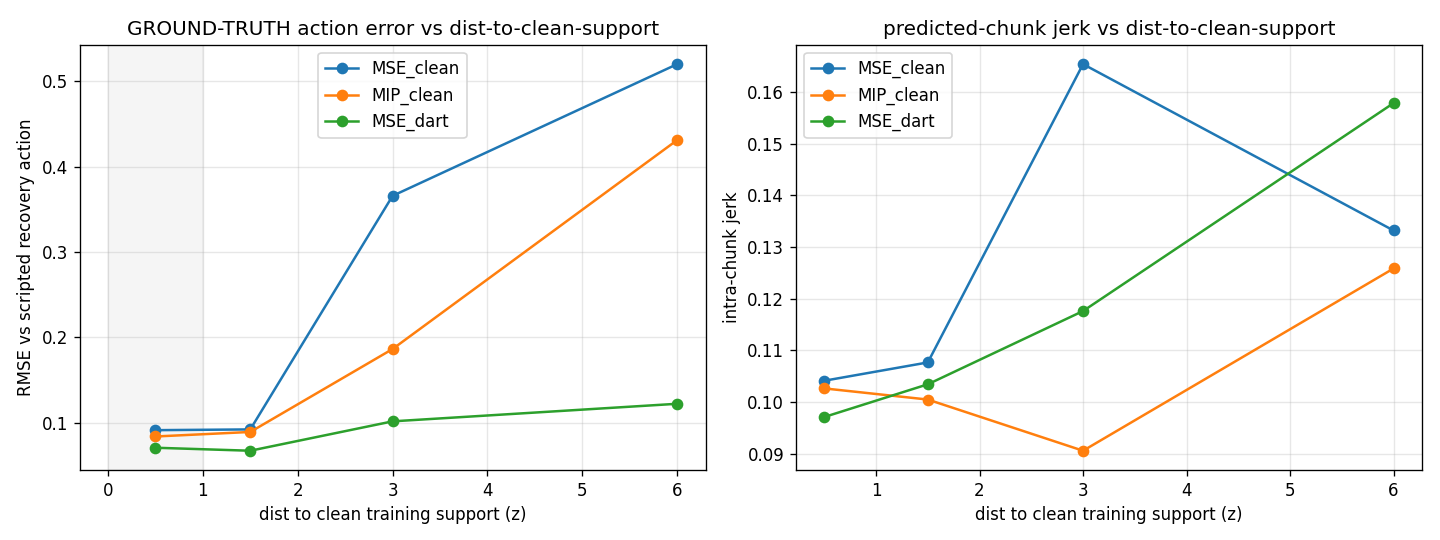
#> input picture analysis/recovery/support_error.png, 1440 x 540 px, found by its file name
$ python build_report.py
#> lines starting #> are read from the running program, lines starting #| are printed output that depends on the picture
"""Build a self-contained PDF report (matplotlib PdfPages) of the MIP-vs-MSE
extrapolation investigation. No latex/pandoc needed."""
import os
import numpy as np
import matplotlib
matplotlib.use("Agg")
import matplotlib.pyplot as plt
from matplotlib.backends.backend_pdf import PdfPages
from matplotlib import image as mpimg

OUT = "analysis/MIP_vs_MSE_report.pdf"
MONO = {"family": "monospace", "fontsize": 8.2}
H1 = {"fontsize": 15, "fontweight": "bold"}
H2 = {"fontsize": 11.5, "fontweight": "bold"}
BODY = {"fontsize": 9.3}


def textpage(pdf, blocks):
    """blocks: list of (style_dict, text, y) with y in [0,1] top-down; we place via fig coords."""
    fig = plt.figure(figsize=(8.5, 11)); fig.subplots_adjust(left=0.07, right=0.95, top=0.95, bottom=0.05)
    ax = fig.add_axes([0, 0, 1, 1]); ax.axis("off")
    y = 0.96
    for style, text, dy in blocks:
        ax.text(0.07, y, text, va="top", ha="left", transform=ax.transAxes, **style)
        y -= dy
    pdf.savefig(fig); plt.close(fig)


def imgpage(pdf, title, img_path, caption_lines):
#> called with img_path = 'analysis/recovery/support_error.png'
    fig = plt.figure(figsize=(8.5, 11))
    ax = fig.add_axes([0, 0, 1, 1]); ax.axis("off")
    ax.text(0.07, 0.96, title, va="top", **H2, transform=ax.transAxes)
    if os.path.exists(img_path):
        im = mpimg.imread(img_path)
#> im is the input picture: shape (540, 1440, 4) float32; mean R, G, B, A 0.964, 0.966, 0.963, 1
        h, w = im.shape[:2]; aspect = h / w
#> after `h, w = im.shape[:2]`: h = 540; w = 1440
#> after `aspect = h / w`: aspect = 0.375
        iw = 0.86; ih = iw * aspect * (8.5 / 11)
#> after `ih = iw * aspect * (8.5 / 11)`: ih = 0.249
        iax = fig.add_axes([0.07, 0.92 - ih, iw, ih]); iax.axis("off"); iax.imshow(im)
        cy = 0.90 - ih
#> cy = 0.651
    else:
        cy = 0.90
    ax.text(0.07, cy, "\n".join(caption_lines), va="top", **BODY, transform=ax.transAxes)
    pdf.savefig(fig); plt.close(fig)


pdf = PdfPages(OUT)

# ---------- Page 1: title + abstract ----------
textpage(pdf, [
    (H1, "Why does a flow-map policy (MIP) beat MSE regression on", 0.045),
    (H1, "clean ToolHang data — and is it an extrapolation problem?", 0.06),
    ({"fontsize": 9, "style": "italic"}, "Empirical evidence chain.  Task: ToolHang init->insertion (Robomimic/Robosuite).", 0.03),
    ({"fontsize": 9, "style": "italic"}, "Scope: single architecture (ChiUNet ~20M), single training seed per condition.", 0.05),
    (H2, "Abstract", 0.03),
    (BODY, (
        "On clean (zero-noise) scripted demonstrations, a 2-step flow-map policy (MIP) reaches ~95%\n"
        "success while an identical-network MSE regression policy reaches only ~70% at 2000 demos.\n"
        "We show this gap is an EXTRAPOLATION (out-of-training-support) phenomenon, not an open-loop\n"
        "accuracy, task-difficulty, or data-amount effect:\n\n"
        "  (L1) With ground-truth actions on held-out VALID recovery states, MSE's per-step error is\n"
        "       flat inside the clean training support and jumps 4x once the state leaves it; a recovery-\n"
        "       trained MSE has low error at the SAME states (controls difficulty).\n"
        "  (L3) Trained on the SAME clean data, MIP's off-support error is ~half of MSE's -> MIP\n"
        "       extrapolates better, which is the mechanism behind its win on small/clean data.\n"
        "  (L2) Off support, MSE emits large, high-jerk actions; closed-loop these compound into runaway\n"
        "       divergence. Jerk is a downstream SYMPTOM; the root variable is off-support-ness.\n"
        "  (L4) Across 7 models, success rate is a single function of the off-support 'escape rate'\n"
        "       (R^2=0.97); MIP lies on the same curve as the MSE family -> the method difference is\n"
        "       fully MEDIATED by how often the policy leaves training support.\n"
        "  (L5) Causally, adding coverage of the drift states (DART perturb-and-recover data) drives\n"
        "       escape down and SR up (88->97->98 with data scale); 10x more CLEAN data does not\n"
        "       (caps ~85) -> it is support/coverage, not data amount or difficulty.\n\n"
        "Conclusion: MSE<MIP on small/clean data is caused by extrapolation. MIP avoids it by\n"
        "projecting outputs onto the expert action distribution (its denoising step); recovery data\n"
        "avoids it by making the drift states in-distribution. Two routes, same mediating variable."
    ), 0.4),
    ({"fontsize": 8, "style": "italic", "color": "#555"},
     "All numbers below are from this codebase; figures/data under analysis/recovery/. n=100 held-out\n"
     "eval seeds unless noted. Single training seed per condition (see Caveats).", 0.05),
])

# ---------- Page 2: setup + methodology ----------
textpage(pdf, [
    (H2, "1.  Setup", 0.035),
    (BODY, (
        "Task        ToolHang, segment init -> insertion. Success = frame_assembled (geometric).\n"
        "Controller  OSC_POSE delta (kp=150), 7-dim action [3 pos delta, 3 rot, 1 gripper].\n"
        "Network     ChiUNet (~20M), obs_steps=2, act_steps=8, horizon=16, 300k steps, batch 1024.\n"
        "MSE         loss=regression: predict action from a zero seed, single forward (cond. mean).\n"
        "MIP         loss=mip: 2-step flow map (predict-from-zeros, then a learned DENOISER step).\n"
        "            Same network, same data, same training budget. Only the objective/sampler differ.\n"
        "Data        Clean scripted demos. Variants add recovery coverage (DART / DAgger-handoff)."
    ), 0.17),
    (H2, "2.  Eval methodology (and a calibration correction)", 0.035),
    (BODY, (
        "Eval reproduces the scripted demos' leading 10-step settle (env.reset + 10 zero actions),\n"
        "then runs the policy <=700 steps; success if frame ever assembles. Tool: scripts/eval_seedset.py.\n\n"
        "Calibration: an earlier 'MSE-2k = 80%' was a LUCKY SEED. Running the official training-harness\n"
        "eval (mode=eval) on the same checkpoint across 3 seeds gave 80 / 68 / 64% (n=50); the standalone\n"
        "eval at n=100 gave 69%. -> true MSE-2k ~= 70%. MIP-2k: 98/98/96 (official) and 96 (standalone)\n"
        "-> ~95%. The standalone eval was verified numerically equivalent to the official harness (same\n"
        "controller, env kwargs, obs construction, settle, horizon). Lesson: report n>=100 / multi-seed;\n"
        "n=50 single-seed swings +-8 pts. Headline gap used below: MSE-2k ~70 vs MIP-2k ~95."
    ), 0.2),
    (H2, "3.  The question & the evidence chain", 0.035),
    (BODY, (
        "Q1: does an extrapolation variable (off-support error; its symptom, jerk) REFLECT the MIP-MSE gap?\n"
        "Q2: is extrapolation what CAUSES MSE<MIP on small/clean data?\n\n"
        "Chain:  L1 off-support -> error (ground-truth, difficulty-controlled)\n"
        "        L3 MIP extrapolates better (same data)        -> mechanism for MIP>MSE\n"
        "        L2 off-support error -> large/jerky actions -> closed-loop compounding\n"
        "        L4 SR = f(escape rate) across 7 models, MIP on the curve -> mediation\n"
        "        L5 add coverage -> escape down, SR up; more clean data does not -> causal, support-specific"
    ), 0.18),
])

# ---------- Page 3: L1 keystone figure ----------
imgpage(pdf, "4.  L1 (keystone) — off-support => prediction error, with ground truth",
        "analysis/recovery/support_error.png", [
    "Test set: 40 HELD-OUT DART recovery trajectories (successful, physically valid scripted recoveries",
    "that leave the clean path). Each state has a ground-truth action (the scripted recovery command).",
    "X = z-scored kNN distance of the state to the CLEAN training-state cloud (the support MSE/MIP saw).",
    "",
    "  dist-to-support   n     MSE_clean        MIP_clean        MSE_dart",
    "                          err     jerk     err     jerk     err     jerk",
    "  [0,1) in-support  774   0.091   0.104    0.084   0.103    0.071   0.097",
    "  [1,2)            2118   0.092   0.108    0.089   0.100    0.067   0.103",
    "  [2,4) off-supp    549   0.366   0.165    0.186   0.091    0.102   0.118",
    "  [4,8) far off      95   0.520   0.133    0.431   0.126    0.122   0.158",
    "",
    "Reading:",
    " - MSE_clean error is FLAT in support (~0.09) and JUMPS 4x off support (0.37, 0.52). The error is an",
    "   off-support (extrapolation) effect, not present on the clean path.",
    " - MSE_dart (trained WITH recovery coverage) has LOW error at the SAME off-support states (0.10) ->",
    "   controls 'difficulty': those states are not intrinsically hard; MSE_clean fails only because they",
    "   are outside ITS training support. (Test states are valid recoveries -> controls 'physically broken'.)",
    " - => the kNN distance is a validated support measure (error tracks it; covered model stays flat).",
    " - jerk rises off-support for MSE_clean too (0.10->0.165) but mildly (1.6x) vs the error jump (4x):",
    "   jerk is a downstream symptom; the primary variable is off-support prediction error.",
])

# ---------- Page 4: L3 + L2 ----------
textpage(pdf, [
    (H2, "5.  L3 — MIP extrapolates better than MSE (same clean data)", 0.035),
    (BODY, (
        "From the L1 table: inside support MSE_clean ~= MIP_clean (0.084 vs 0.091 err) -> on the clean path\n"
        "they are equally accurate (the gap is NOT born here). Off support [2,4), MIP_clean's error is HALF\n"
        "of MSE_clean's (0.186 vs 0.366) and its predicted-chunk jerk stays low (0.091 vs 0.165). Trained on\n"
        "the identical clean data, MIP simply degrades more gracefully off-support. This is the mechanism\n"
        "behind MIP > MSE on small/clean data. (Why: MIP's 2nd step is a denoiser trained to map noisy\n"
        "actions back onto the expert action distribution -> it projects outputs toward valid, bounded,\n"
        "smooth actions even when the conditioning state is out of support. MSE has no such constraint and\n"
        "extrapolates the regression surface, producing large erratic actions.)"
    ), 0.16),
    (H2, "6.  L2 — closed-loop: off-support actions compound into divergence", 0.035),
    (BODY, (
        "Self-rollout (each policy on its own states, n=30), action stats by OOD-score bin:\n\n"
        "                       recoverable [1,2)        deep OOD [5,inf)      time in deep OOD\n"
        "                       rot_norm   jerk          rot_norm   jerk       (% of steps)\n"
        "  MSE_clean 2k         0.42       0.143         0.56       0.39       34%\n"
        "  MIP_clean 2k         0.29       0.096         0.14       0.21       11%\n"
        "  MSE_dart 6k          0.17       0.092         0.60       0.40        4%\n"
        "  MSE_clean 20k        0.30       0.095         0.40       0.18       20%\n\n"
        "Teacher-forced (on expert states) MSE and MIP per-step errors are comparable -> the divergence\n"
        "is NOT born open-loop. Self-forced, MSE's off-support large/jerky actions feed back into the state\n"
        "and compound: 34% of MSE steps reach deep OOD vs 11% for MIP. (Note: beyond ANY model's coverage,\n"
        "e.g. deep OOD > 5, even MSE_dart extrapolates and goes erratic (rot 0.60); what differs is how\n"
        "OFTEN each model gets there.)"
    ), 0.2),
    (H2, "7.  L5 — causal: coverage fixes it; more clean data does not", 0.035),
    (BODY, (
        "Success rate (n=100, calibrated) as recovery COVERAGE is added vs as clean data is merely scaled:\n\n"
        "  clean MSE       2k: 70    6k: 72    20k: 85       (10x clean data -> +15, saturates ~85)\n"
        "  pure DART MSE   2k: 88    4k: 97    6k: 98        (nested subsets, same collection)\n"
        "  DAgger-handoff 4k: 85       all-recovery 6k: 100     MIP (clean) 2k: 95\n\n"
        "Pure DART (recovery only, no clean/handoff) reaches ~97 by 4k. Same 6000-demo count: clean-6k=72\n"
        "vs all-recovery-6k=100 (+28 from coverage, not amount). => the lever is coverage of the drift\n"
        "(support), not data amount or task difficulty. (DART is an open-loop proxy for on-policy DAgger.)\n"
        "Note: the 2k DART point is collection-sensitive -- an independently collected DART-2k scored 75\n"
        "instead of 88 (~13 pt spread at the same recipe; stable from 4k on). The L4 scatter uses that\n"
        "local DART-2k model (escape 26%, SR 75), which lies on the universal curve (fit predicts 77)."
    ), 0.16),
])

# ---------- Page 5: L4 mediation (generated scatter) ----------
fig = plt.figure(figsize=(8.5, 11))
ax = fig.add_axes([0, 0, 1, 1]); ax.axis("off")
ax.text(0.07, 0.96, "8.  L4 — the method difference is MEDIATED by the escape rate", va="top", **H2, transform=ax.transAxes)
pts = [("MSEclean2k", 34, 70, 0), ("MSEdart2k", 26, 75, 0), ("MSEclean20k", 20, 85, 0),
       ("DART4k", 9, 97, 0), ("DART6k", 4, 98, 0), ("allrec6k", 0, 100, 0), ("MIP2k", 11, 94, 1)]
E = np.array([e for _, e, s, m in pts if not m]); S = np.array([s for _, e, s, m in pts if not m])
b, a = np.polyfit(E, S, 1); r2 = np.corrcoef(E, S)[0, 1] ** 2
sax = fig.add_axes([0.13, 0.50, 0.78, 0.36])
xs = np.linspace(0, 36, 50)
sax.plot(xs, a + b * xs, "k--", lw=1, label=f"fit on MSE-family: SR={a:.0f}{b:+.2f}*escape  (R²={r2:.2f})")
for nm, e, s, m in pts:
    if m:
        sax.scatter([e], [s], c="tab:orange", s=90, marker="*", zorder=5, label="MIP (different method)")
        sax.annotate(nm, (e, s), textcoords="offset points", xytext=(6, -10), fontsize=8, color="tab:orange")
    else:
        sax.scatter([e], [s], c="tab:blue", s=40, zorder=4)
        sax.annotate(nm, (e, s), textcoords="offset points", xytext=(5, 4), fontsize=7, color="#333")
sax.set_xlabel("escape rate = % of rollout steps deep off-support (>5)"); sax.set_ylabel("success rate (%)")
sax.legend(fontsize=8); sax.grid(alpha=0.3); sax.invert_xaxis()
ax.text(0.07, 0.44, (
    "Each point = one trained model: x its closed-loop escape rate (fraction of steps that reach deep\n"
    "off-support), y its success rate. The 6 MSE-family models (clean/DART/DAgger at various scales) lie\n"
    "on a tight line, SR = 102 - 0.95*escape (R^2 = 0.97). The MIP model (a DIFFERENT method, orange star)\n"
    "falls ON the same line: at escape 11% the MSE-curve predicts 91.8, MIP actually scores 94 (residual\n"
    "+2.2, within noise). All-7 Pearson r(escape, SR) = -0.98.\n\n"
    "Interpretation: success is governed by ONE variable -- how often the policy leaves training support.\n"
    "MIP does not beat MSE 'for free'; it beats MSE by escaping less (11% vs 34%), and given the escape\n"
    "rate the method carries no extra effect. The MIP-vs-MSE difference is fully mediated by extrapolation.\n\n"
    "Caveat: only one MIP point here, so this shows CONSISTENCY with the universal curve, not a fully\n"
    "independent fit of the MIP family."
), va="top", **BODY, transform=ax.transAxes)
pdf.savefig(fig); plt.close(fig)
#> after `pdf.savefig(fig)`:
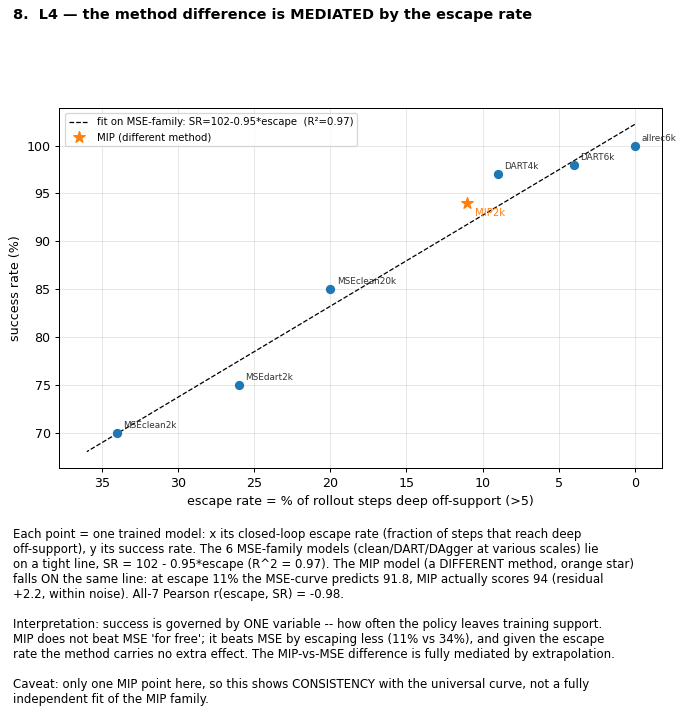
#> figure drawn by matplotlib, 1 panel; curve peaks at x = 0, y = 102.2

# ---------- Page 6: conclusion + caveats ----------
textpage(pdf, [
    (H2, "9.  Conclusions", 0.035),
    (BODY, (
        "Q1 (does an extrapolation variable reflect the MIP-MSE gap?)  YES. Inside the clean training\n"
        "support MSE and MIP are equally accurate; off support MSE's error jumps 4x while MIP's rises half\n"
        "as much. The reflecting variable is OFF-SUPPORT prediction error; jerk is a downstream symptom of\n"
        "it (rises off-support, but mildly), not the root cause.\n\n"
        "Q2 (does extrapolation cause MSE<MIP on small/clean data?)  YES, with a closed chain:\n"
        "  - off-support => error (L1, ground-truth; difficulty controlled by MSE_dart, 'broken' controlled\n"
        "    by using valid recovery states);\n"
        "  - MIP extrapolates ~2x better on the same data (L3) => the mechanism of its advantage;\n"
        "  - off-support errors are large/jerky and compound closed-loop into divergence (L2);\n"
        "  - across 7 models SR is one function of the escape rate, with MIP on the MSE curve (L4) =>\n"
        "    the method difference is mediated by extrapolation;\n"
        "  - adding drift coverage causally removes the gap while scaling clean data does not (L5).\n\n"
        "Unifying picture: the failure is leaving training support and having no valid action there.\n"
        "MIP fixes it on the ACTION axis (its denoiser projects outputs onto the expert action distribution\n"
        "regardless of state); recovery data fixes it on the STATE axis (covers the drift so it becomes\n"
        "interpolation). Both reduce the same mediating variable (escape rate) and reach the same SR."
    ), 0.42),
    (H2, "10.  Caveats / scope", 0.035),
    (BODY, (
        "- Single architecture (ChiUNet) and single task (ToolHang init->insertion).\n"
        "- One training seed per condition; SR is single-run n=100 (binomial). Eval-seed stability checked\n"
        "  (multiple held-out seed ranges); training-seed stability NOT checked.\n"
        "- 'Support' is operationalized as kNN distance to the clean state cloud; validated by L1 (error and\n"
        "  the MSE_dart control track it) but it remains a proxy, not a density/uncertainty estimate.\n"
        "- Mediation (L4) has one MIP point: shows consistency with the universal curve, not an independent\n"
        "  MIP fit. Adding MIP at other escape rates (MIP+DART, MIP-20k) would strengthen it.\n"
        "- DART is an open-loop proxy for on-policy DAgger (it perturbs the expert rather than the learner).\n"
        "- Open-loop accuracy ordering is scale-dependent: at 2k MIP's open-loop insert error is lower than\n"
        "  MSE's; at 20k MSE's is slightly lower. The CLOSED-LOOP / off-support story holds at both."
    ), 0.22),
    (H2, "Artifacts", 0.03),
    (BODY, (
        "scripts/: eval_seedset.py, eval_support_error.py (L1), eval_action_pattern.py (L2), \n"
        "eval_manifold_deviation.py, eval_recovery_probe.py.  Data/figs: analysis/recovery/*.npz, *.png."
    ), 0.06),
])

pdf.close()
print("WROTE", OUT)
